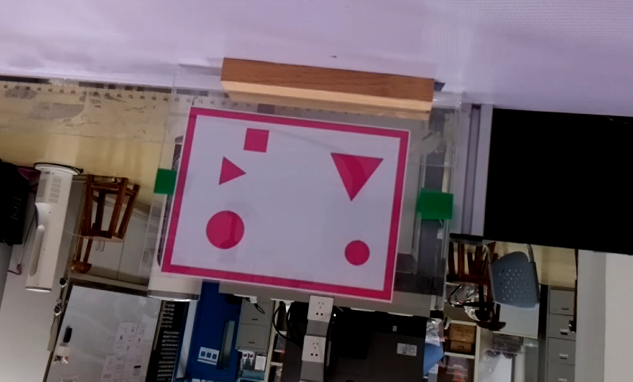
//> input picture Resources/real_shape.png, 1266 x 763 px (shown at 1/2 size)
$ ./shape_wrap   (built with g++ and OpenCV 4)
//> lines starting //> are read from the running program, lines starting //| are printed output that depends on the picture; after the words box and inside, x2 and y2 are one past the last pixel; in counts of white or black regions, pixels touching at a corner belong together
#include <iostream>
#include<opencv2/opencv.hpp>
#include<opencv2/highgui.hpp>
#include<opencv2/imgproc.hpp>

using namespace cv;
using namespace std;

void getContours(Mat imgdil, Mat IMG);

Mat img, imggrey, imgHSV, imgBlur, imgCanny, imgDil, imgEro, mask;
Mat imgWarp;

int hmin = 124, smin = 173, vmin = 90;
int hmax = 179, smax = 255, vma = 172;

int main()
{
    img=imread("D:/Vscode_OpenCV/Resources/real_shape.png");
//> img is the input picture: 763 rows x 1266 cols, CV_8UC3; mean B, G, R 103.6, 95.1, 109.6
    cout << img.size << endl;
//| 763 x 1266

    cvtColor(img, imgHSV, COLOR_BGR2HSV);
//> imgHSV: 763 rows x 1266 cols, CV_8UC3; mean H, S, V 80.5, 58.7, 115.8

    Scalar lower(hmin, smin, vmin);
    Scalar upper(hmax, smax, vma);
    inRange(imgHSV, lower, upper, mask);
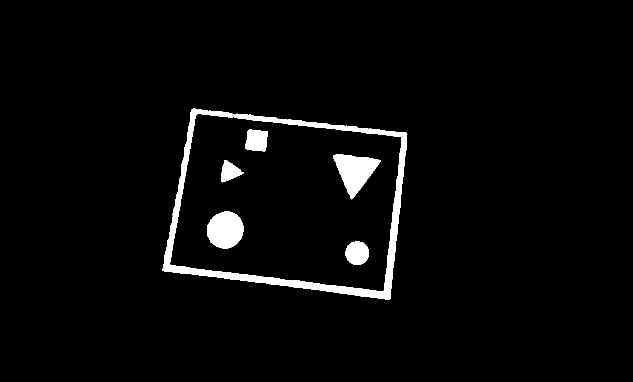
//> mask: 763 rows x 1266 cols, CV_8UC1 (shown at 1/2 size); 3.2% white; 7 white regions (1 under 20 px)

    getContours(mask, img);

    imshow("IMG", img);
    imshow("IMG HSV", imgHSV);
    imshow("IMG MASK", mask);
    imshow("Image Warp", imgWarp);

    waitKey(0);
    return 0;
}

void getContours(Mat MASK, Mat IMG){

  int Tri_num = 0, Rect_num = 0, Cir_num = 0;
  vector<vector<Point>> contours;
  vector<Vec4i> hierarchy;
  float max_area = 0;

  findContours(MASK, contours, hierarchy, RETR_LIST, CHAIN_APPROX_NONE);
//> contours = 8 contours, 1 with area under 20; largest, box (x1, y1, x2, y2) and area: (324, 217, 815, 600) 147358, (339, 227, 804, 583) 131297, (667, 309, 762, 399) 4367, (414, 423, 487, 497) 4116, (691, 482, 738, 530) 1696, (490, 259, 536, 303) 1576, (442, 320, 487, 365) 1072
  cout << "counter number: " << contours.size() << endl;
//| counter number: 8

  vector<vector<Point>> conPoly(contours.size());
//> conPoly = 8 empty contours
  vector<RotatedRect> minRect(contours.size());
  string shape = "";
  Point2f real_points[4];

      for (int i = 0; i < contours.size(); i++){
        int area = contourArea(contours[i]);
        if(area > 400){
          float peri = arcLength(contours[i], true);
          approxPolyDP(contours[i], conPoly[i], 0.02*peri, true);

          minRect[i] = minAreaRect(contours[i]);
          Point2f vertices[4];  //定义旋转矩形的4个顶点
          minRect[i].points(vertices);

            std::cout << "center:" << minRect[i].center.x << "," << minRect[i].center.y << std::endl;
            std::cout << "Size:" << minRect[i].size.width << "," << minRect[i].size.height << std::endl;
            std::cout << "area:" << minRect[i].size.area()<<std::endl;
            std::cout << "angle:" << minRect[i].angle << std::endl;
            //std::cout << "Points:" << minRect[i].points(vertices) << std::endl;

          if(minRect[i].size.area() > max_area){
            max_area = minRect[i].size.area();
            for(int r = 0; r < 4; r++){
              real_points[r] = vertices[r];
            }
          }  //find the minRect with largest area & save its vertices

          int corner = (int)conPoly[i].size();
          if(corner == 3){
            shape = "Tri";
            Tri_num ++ ;
           }
          else if(corner == 4){
            shape = "Rect";
            Rect_num ++;
          }
          else if(corner > 4){
            shape = "Circle";
            Cir_num ++;
          }

        //rectangle(IMG, vertices[0], vertices[2], Scalar(0, 255, 0), 1);
        for (int i = 0; i < 4; i++){
        line(IMG, vertices[i], vertices[(i + 1) % 4], Scalar(0, 255, 0), 3);
        }
        // putText(IMG, shape, {minRect[i].x, minRect[i].y}, FONT_HERSHEY_PLAIN, 1.5, Scalar(255, 255, 0), 2);
        drawContours(IMG, conPoly, i, Scalar(255, 0, 0), 1);
        }
    } //end for
//> this loop made 8 passes
//> (area, peri, max_area, corner, Cir_num) on passes 1 to 2: (1696, 156.4, 2162, 8, 1), (4116, 243.7, 5256, 8, 2)
//> (area, peri, max_area, corner, Tri_num) on pass 4: (4367, 306.2, 8114.4, 3, 1)
//| center:714,505.5
//| Size:47,46
//| area:2162
//| angle:-90
//> (the first 4 of 28 printed lines)
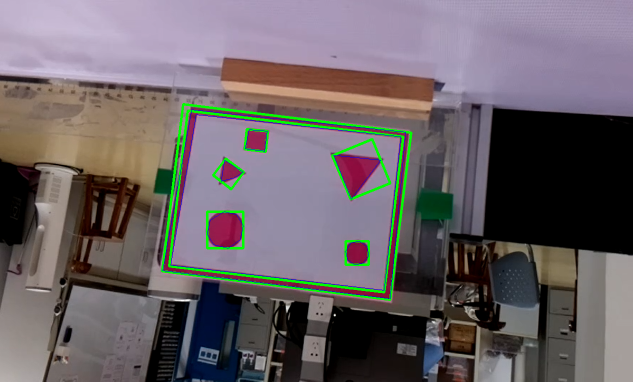
//> IMG: 763 rows x 1266 cols, CV_8UC3 (shown at 1/2 size); 2.42% of pixels changed, all inside (x1, y1, x2, y2) = (322, 206, 825, 602)
//> after the loop, max_area = 154835.6; real_points = 4 Points (x, y): [779.7, 599.5], [323.5, 541.9], [365.6, 207.8], [821.8, 265.4]; Tri_num = 1; Rect_num = 4; Cir_num = 2

    Point2f src[4] = {real_points[0], real_points[1], real_points[2], real_points[3]};
//> src has the same summary as real_points
    Point2f dst[4] = {Point2f(0, 0), Point2f(640,0), Point2f(640,480), Point2f(0, 480)};
    Mat matrix = getPerspectiveTransform(src, dst);
//> matrix = [[-1.38, -0.174, 1181.1], [0.178, -1.41, 708.7], [9.55e-11, 2.45e-11, 1]]
    warpPerspective(IMG, imgWarp, matrix, Point(640, 480));
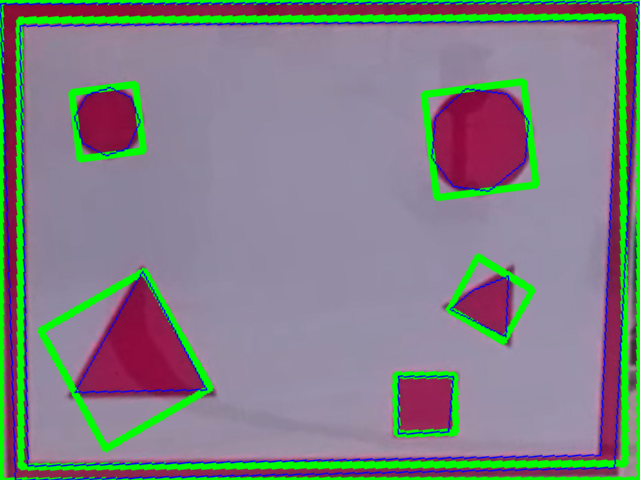
//> imgWarp: 480 rows x 640 cols, CV_8UC3; mean B, G, R 132.8, 128.6, 128.4

    cout << "Tri number: " << Tri_num << endl;
//| Tri number: 1
    cout << "Rect number: " << Rect_num << endl;
//| Rect number: 4
    cout << "Cir number: " << Cir_num << endl;
//| Cir number: 2
//> in main, `imshow("IMG HSV", imgHSV);`:
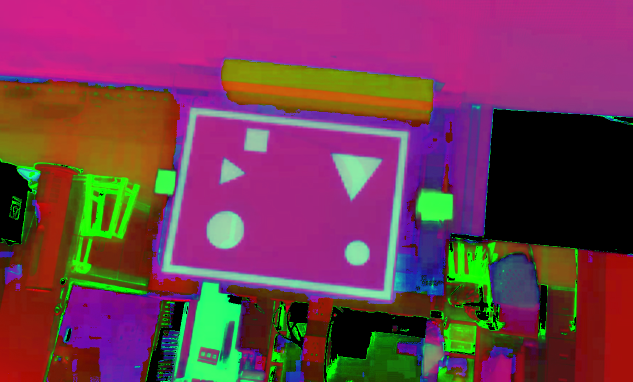
//> window 'IMG HSV': 763 rows x 1266 cols, CV_8UC3 (shown at 1/2 size); mean B, G, R 80.5, 58.7, 115.8
}
